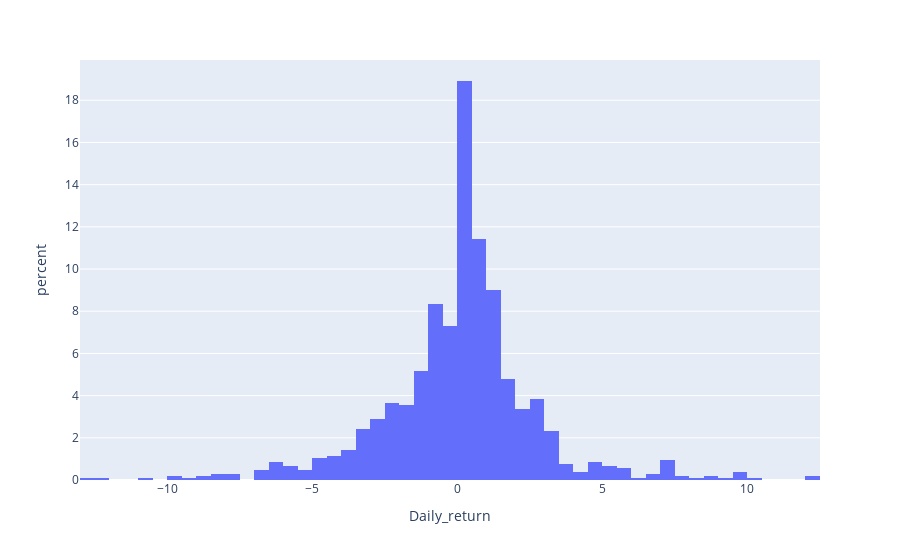

The cell this chart's notebook holds for it:
### Code cell
fig = go.Figure()
px.histogram(df, x="Daily_return",histnorm='percent')
#ff.create_distplot(df, group_labels)

### Figure 1 — Plotly figure (JSON) as saved in the notebook; plotly's stock layout.template omitted (floating-point values rounded to 4 significant figures; data arrays with more than 128 entries replaced by an {"elided": "..."} marker saying what was removed)
{"data": [{"alignmentgroup": "True", "bingroup": "x", "histnorm": "percent", "hovertemplate": "Daily_return=%{x}<br>percent=%{y}<extra></extra>", "legendgroup": "", "marker": {"color": "#636efa"}, "name": "", "offsetgroup": "", "orientation": "v", "showlegend": false, "type": "histogram", "x": {"elided": "1068 float values"}, "xaxis": "x", "yaxis": "y"}], "layout": {"barmode": "relative", "legend": {"tracegroupgap": 0}, "margin": {"t": 60}, "xaxis": {"anchor": "y", "domain": [0, 1], "title": {"text": "Daily_return"}}, "yaxis": {"anchor": "x", "domain": [0, 1], "title": {"text": "percent"}}}}
